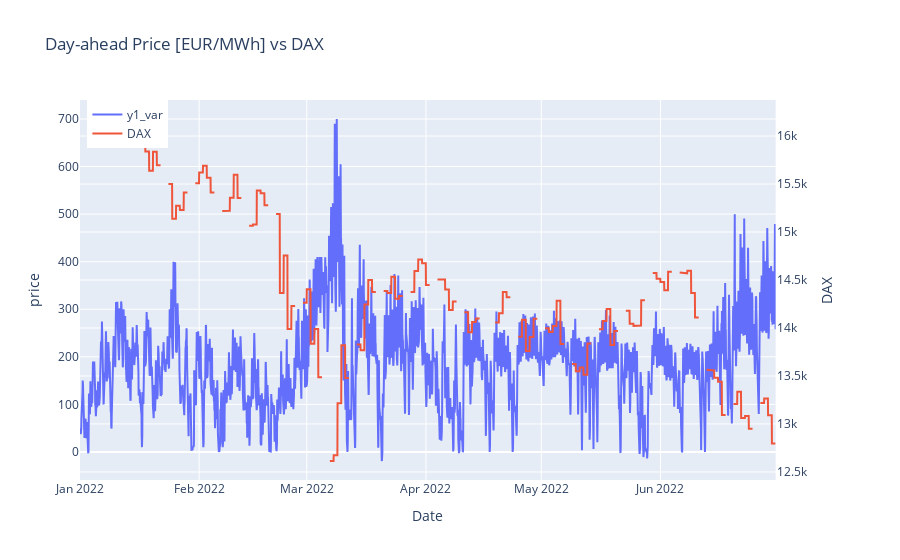

Here is the notebook cell this chart was saved with:
### Code cell
plotters.plot_compare_two_col(merged_data, 'price', 'DAX', 'Day-ahead Price [EUR/MWh] vs DAX')

### Figure 1 — Plotly figure (JSON) as saved in the notebook; plotly's stock layout.template omitted (floating-point values rounded to 4 significant figures; data arrays with more than 128 entries replaced by an {"elided": "..."} marker saying what was removed)
{"data": [{"name": "y1_var", "type": "scatter", "x": {"elided": "4344 str values"}, "xaxis": "x", "y": {"elided": "4344 float values"}, "yaxis": "y"}, {"name": "DAX", "type": "scatter", "x": {"elided": "4344 str values"}, "xaxis": "x", "y": {"elided": "4344 float values"}, "yaxis": "y2"}], "layout": {"hovermode": "x unified", "legend": {"x": 0.01, "y": 1}, "title": {"text": "Day-ahead Price [EUR/MWh] vs DAX"}, "xaxis": {"anchor": "y", "domain": [0, 0.94], "title": {"text": "Date"}}, "yaxis": {"anchor": "x", "domain": [0, 1], "title": {"text": "price"}}, "yaxis2": {"anchor": "x", "overlaying": "y", "side": "right", "title": {"text": "DAX"}}}}
